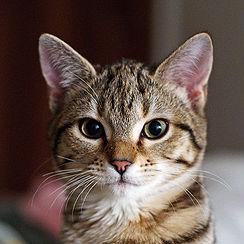
#> input picture Deep-Learning-Guide/DL-Intro/cnn_layer_viz/cat.jpg, 244 x 244 px, found by its file name
$ jupyter execute Numpy_Scipy_and_matlab.ipynb   (older library calls are emulated)
#> lines starting #> are read from the running program, lines starting #| are printed output that depends on the picture
# SciPy
Numpy provides a high-performance multidimensional array and basic tools to compute with and manipulate these arrays. <a href="https://docs.scipy.org/doc/scipy/reference/index.html" target="_blank">**`SciPy`**</a>
builds on this, and provides a large number of functions that operate on numpy arrays and are useful for different types of scientific and engineering applications.

## Image operations
SciPy provides some basic functions to work with images. For example, it has functions to read images from disk into numpy arrays, to write numpy arrays to disk as images, and to resize images. Here is a simple example that showcases these functions:

[cell 1]
# from scipy.misc import imread, imsave, imresize
# from scipy.misc.pilutil import imread
import cv2

# Read an JPEG image into a numpy array
img = cv2.imread('assets/cat.jpg')
#> img is the input picture: shape (244, 244, 3); mean B, G, R 77.6, 85.2, 102.6
print(img.dtype, img.shape)
#| uint8 (244, 244, 3)

# We can tint the image by scaling each of the color channels
# by a different scalar constant. The image has shape (400, 248, 3);
# we multiply it by the array [1, 0.95, 0.9] of shape (3,);
# numpy broadcasting means that this leaves the red channel unchanged,
# and multiplies the green and blue channels by 0.95 and 0.9 respectively
img_tinted = img * [1, 0.95, 0.9]
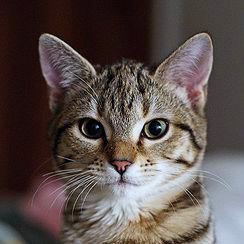
#> img_tinted: shape (244, 244, 3) float64; mean B, G, R 77.6, 81, 92.3

# Resize (img_tinted, (300, 300))
# img_tinted = cv2.imresize(img_tinted, (300, 300))

# Write the tinted image back to disk
# imsave = ('assets/cat_tinted.jpg', image)

## MATLAB files
The functions `scipy.io.loadmat` and `scipy.io.savemat` allow us to read and write MATLAB files. We can read about them <a href="https://docs.scipy.org/doc/scipy/reference/io.html" target="_blank">in the documentation</a>.

### Distance between points
SciPy defines some useful functions for computing distances between sets of points.

The function `scipy.spatial.distance.pdist` computes the distance between all pairs of points in a given set:

[cell 2]
import numpy as np
from scipy.spatial.distance import pdist, squareform

# Create an array where each row is a point in 2D space:
x = np.array([[0, 1], [1, 0], [2, 0]])
print(x)

# Compute the Euclidean distance between all rows of x.
# d[i, j] is the Euclidean distance between x[i, :] and x[j, :],
# and d is the following array:
d = squareform(pdist(x, 'euclidean'))
print(d)

> **all the details about this function in the documentation.
    <a href="https://docs.scipy.org/doc/scipy/reference/generated/scipy.spatial.distance.cdist.html" target="_blank">in the documentation</a>.**

A similar function (`scipy.spatial.distance.cdist`) computes the distance between all pairs across two sets of points; we can read about it <a href="https://docs.scipy.org/doc/scipy/reference/generated/scipy.spatial.distance.cdist.html" target="_blank">in the documentation</a>.

## Matplotlib
<a href="https://matplotlib.org/" target="_blank">Matplotlib</a> is a plotting library.  In this section give a brief introduction to the `matplotlib.pyplot` module, which provides a plotting system similar to that of MATLAB.

### Plotting
The most important function in matplotlib is `plot`, which allows us to plot 2D data. Here is a simple example:

[cell 3]
import numpy as np
import matplotlib.pyplot as plt

# Compute the x and y coordinates for points on a sine curve
x = np.arange(0, 3 * np.pi, 0.1)
y = np.sin(x)

# Plot the points using matplotlib
plt.plot(x, y)

# We must call plt.show() to make graphics appear.
plt.show()
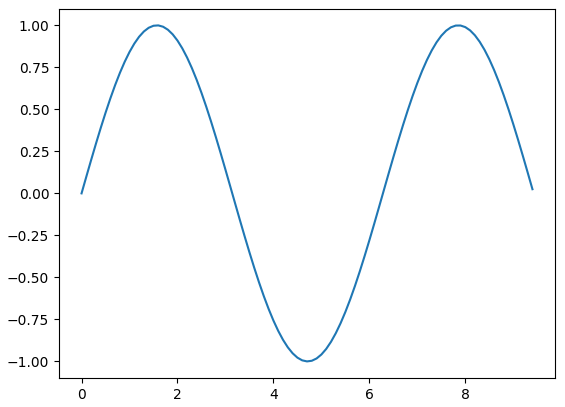
#> figure drawn by matplotlib, 1 panel; curve peaks at x = 1.6, y = 1

With just a little bit of extra work we can easily plot multiple lines at once, and add a title, legend, and axis labels:

[cell 4]
import numpy as np
import matplotlib.pyplot as plt

# Compute the x and y coordinats for points on sine and cosine curves
x = np.arange(0, 3 * np.pi, 0.1)
y_sin = np.sin(x)
y_cos = np.cos(x)

# Plot the points using matplotlib
plt.plot(x, y_sin)
plt.plot(x, y_cos)
plt.xlabel('x axis label')
plt.ylabel('y axis label')
plt.title('Sine and Cosine')
plt.legend(['Sine', 'Cosine'])
plt.show()
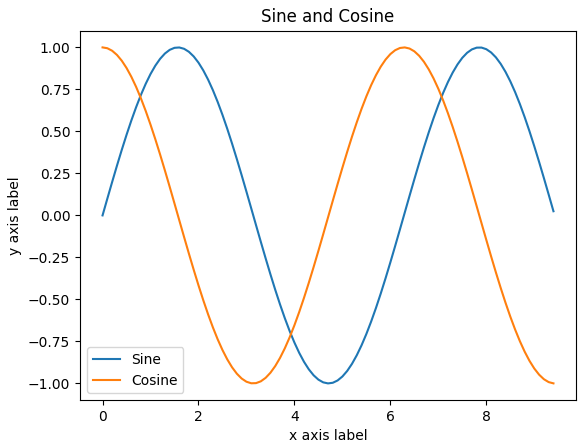
#> figure drawn by matplotlib, 1 panel; curve peaks at x = 1.6, y = 1; curve peaks at x = 0, y = 1

> much more about the `plot` function
    <a href="https://matplotlib.org/api/pyplot_api.html#matplotlib.pyplot.plot" target="_blank">in the documentation</a>.

### Subplots
We can plot different things in the same figure using the `subplot` function. Here is an example:

[cell 5]
import numpy as np
import matplotlib.pyplot as plt

# Compute the x and y coordinates for points on sine and cosine curves
x = np.arange(0, 3 * np.pi, 0.1)
y_sin = np.sin(x)
y_cos = np.cos(x)

# Set up a subplot grid that has height 2 and width 1,
# and set the first such subplot as active.
plt.subplot(2, 1, 1)

# Make the first plot
plt.plot(x, y_sin)
plt.title('Sine')

# Set the second subplot as active, and make the second plot.
plt.subplot(2, 1, 2)
plt.plot(x, y_cos)
plt.title('Cosine')

# Show the figure
plt.show()
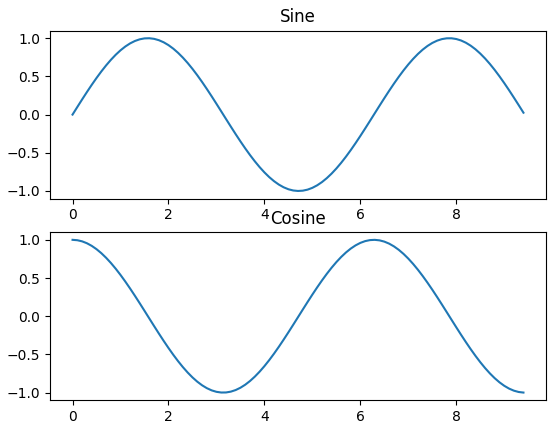
#> figure drawn by matplotlib, 2 panels; panel 1: curve peaks at x = 1.6, y = 1; panel 2: curve peaks at x = 0, y = 1

> much more about the `subplot` function
    <a href="https://matplotlib.org/api/pyplot_api.html#matplotlib.pyplot.subplot" target="_blank">in the documentation</a>.

### Images
We can use the imshow function to show images. Here is an example:

[cell 6]
import numpy as np
# from scipy.misc import imread, imresize
import cv2
import matplotlib.pyplot as plt

img = cv2.imread('assets/cat.jpg')
img_tinted = img * [1, 0.95, 0.9]

# Show the original image
plt.subplot(1, 2, 1)
plt.imshow(img)

# Show the tinted image
plt.subplot(1, 2, 2)

# A slight gotcha with imshow is that it might give strange results
# if presented with data that is not uint8. To work around this, we
# explicitly cast the image to uint8 before displaying it.
plt.imshow(np.uint8(img_tinted))
plt.show()
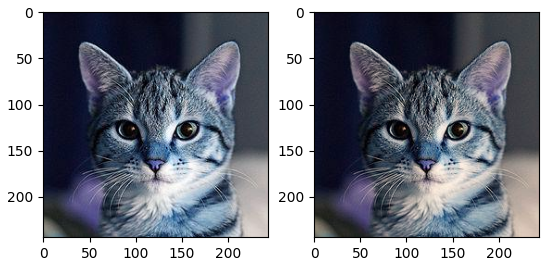
#> figure drawn by matplotlib, 2 panels; B, G, R data is drawn as R, G, B
